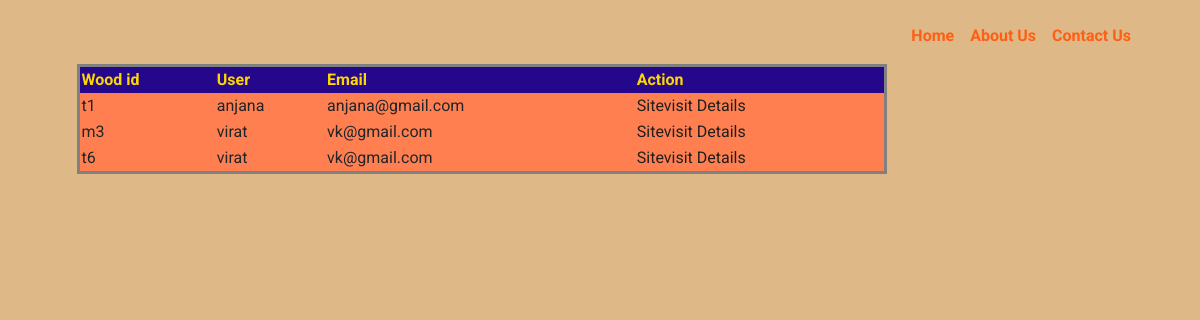
The page /notifi/mm@gmail.com on the database its author committed.
### login/models.py (models this page shows)
class sell(models.Model):
    user=models.CharField(max_length=100)
    usname=models.CharField(max_length=100)
    uname=models.CharField(max_length=100)
    m_name=models.CharField(max_length=100)
    wood_id=models.CharField(max_length=100)
    type_of_wood=models.CharField(max_length=100)
    length=models.CharField(max_length=100)
    width=models.CharField(max_length=100)
    rate=models.CharField(max_length=100)
    status=models.CharField(max_length=100)

### login/views.py (the view)
# urls.py: path('notifi/<str:uname>', views.notifi, name = "notifi"),
def notifi(request,uname):
    s = sell.objects.filter(uname=uname,status="booked")
    return render(request, 'notification.html',{'s':s})

### templates/notification.html (shortened to what this page needs)
{% load static %}
<!doctype html>
<html lang="en">
<head>
    <link rel="stylesheet" href="{%static 'css/bootstrap.min.css' %}">
    <link rel="stylesheet" href="{%static 'css/animate.css' %}">
    <link rel="stylesheet" href="{%static 'css/owl.carousel.min.css' %}">
    <link rel="stylesheet" href="{%static 'css/themify-icons.css' %}">
    <link rel="stylesheet" href="{%static 'css/flaticon.css' %}">
    <link rel="stylesheet" href="{%static 'css/magnific-popup.css' %}">
    <link rel="stylesheet" href="{%static 'css/slick.css' %}">
    <link rel="stylesheet" href="{%static 'css/gijgo.min.css' %}">
    <link rel="stylesheet" href="{%static 'css/nice-select.css' %}">
    <link rel="stylesheet" href="{%static 'css/all.css'%}">
    <link rel="stylesheet" href="{%static 'css/style.css'%}">
</head>
<body style="background-color: burlywood;" >
    <header class="main_menu home_menu">
        <div class="container">
            <div class="row align-items-center">
                <div class="col-lg-12">
                    <nav class="navbar navbar-expand-lg navbar-light">
                        <div class="collapse navbar-collapse main-menu-item justify-content-end"
                            id="navbarSupportedContent">
                            <ul class="navbar-nav">
                                <li class="nav-item">
                                    <a class="nav-link" href="/homemill"><b>Home</b></a>
                                </li>
                                <li class="nav-item">
                                    <a class="nav-link" href="/elements"><b>About Us</b></a>
                                </li>
                                <li class="nav-item">
                                    <a class="nav-link" href="/contact1"><b>Contact Us</b></a>
                                </li>
                            </ul>
                        </div>
                    </nav>
                </div>
            </div>
        </div>
    </header>
            <div class="container">
                <div class="row align-items-center">
                    <div class="col-lg-6">
                        <div class="banner_text">
                            <div class="banner_text_iner">
      <table style="width: 150%; border-style:solid;margin-left:6%;background-color:coral">
            <tr>
                <th>Wood id</th>
                <th>User</th>
                <th>Email</th>
                <th> Action</th>
            </tr>
            {% for e in s %}
            <tr>
               <td>{{e.wood_id}}</td>
             <td>{{e.usname}}</td>
              <td>{{e.user}}</td>
              <td>
         <a href="/svisit/{{e.user}}/{{e.id}}">Sitevisit Details</a>
            {% endfor %}
              </td>
            </tr>
        </table>
</body>
</html>

### templates/notification.html (style rules this page uses)
th { color: gold;background-color: rgb(36, 7, 139);align-self: auto; }

### rows shown on the page
sell: wood_id "t1", usname "anjana", user "anjana@gmail.com"
sell: wood_id "m3", usname "virat", user "vk@gmail.com"
sell: wood_id "t6", usname "virat", user "vk@gmail.com"
